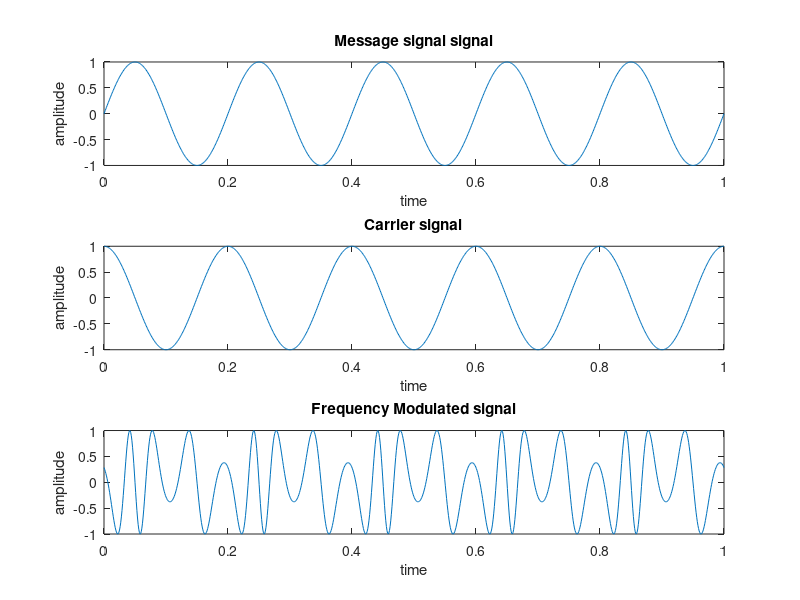

MATLAB code for this plot:
clc;
clear all;
close all;
% closing and clearing all the previously stored variables and windows.
fc=input('Enter the carrier signal freq in hz,fc=');
fm=input('Enter the modulating signal freq inhz,fm= ');
m1=input('Modulation index= ');
t=linspace(0,1,1000);
c=cos(2*pi*fc*t);%carrier signal
m=sin(2*pi*fm*t);% modulating signal
subplot(3,1,2);
plot(t,c); % plotting the modulated signal
ylabel('amplitude');
xlabel('time');
title('Carrier signal');
subplot(3,1,1);
plot(t,m); %plotting the message signal
ylabel('amplitude');
xlabel('time');
title('Message signal signal');
y=cos(2*pi*fc*t-(m1*cos(2*pi*fm*t))); % FM Generation
subplot(3,1,3);
plot(t,y); % Plotting the FM Generation wrt time
ylabel('amplitude');
xlabel('time');
title('Frequency Modulated signal');
%Written By Debagnik